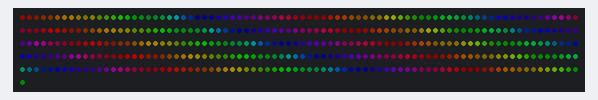
A sketch run on a simulated Arduino Uno, built with avr-gcc and run on an emulated ATmega328P. Parts: 401 RGB LEDs in strip order, left to right, continuing on the next row. Dim RGB values are drawn brighter than linear.

Above: at 0.68 s.
At 4.63 s:
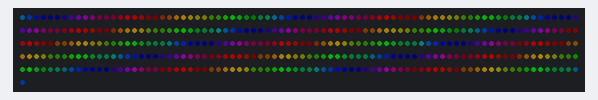
At 8.59 s:
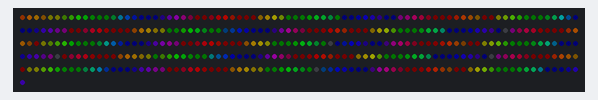
At 16.49 s:
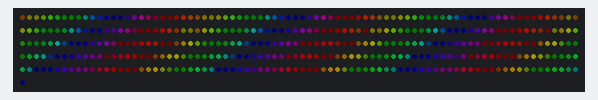
At 30.79 s:
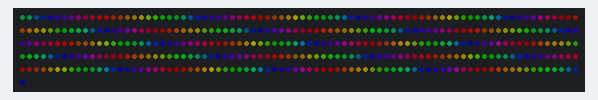
At 37.18 s:
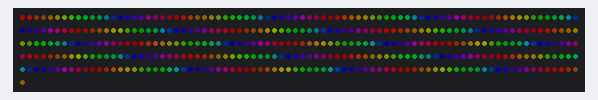

The sketch:

test-leds.ino
```cpp
#include <FastLED.h>

#define DATA_PIN 13
#define LED_TYPE NEOPIXEL
#define COLOR_ORDER GRB
#define NUM_LEDS 401
#define BRIGHTNESS 255

CRGB leds[NUM_LEDS];

void setup() {
  Serial.begin(115200);
  delay(500);

  FastLED.addLeds<LED_TYPE, DATA_PIN>(leds, NUM_LEDS);

  FastLED.setBrightness(BRIGHTNESS);
}

void loop() {
  FastLED.clear();

  // gradient();
  pride();

  FastLED.show();
}

void gradient() {
  for (int i = 0; i < NUM_LEDS; i++) {
    int hue = map(i, 0, NUM_LEDS, 255, 0);
    leds[i] = CHSV(hue, 255, BRIGHTNESS);
  }
}

void pride() {
  static uint16_t sPseudotime = 0;
  static uint16_t sLastMillis = 0;
  static uint16_t sHue16 = 0;

  uint8_t sat8 = beatsin88(87, 220, 250);
  uint8_t brightdepth = beatsin88(341, 96, 224);
  uint16_t brightnessthetainc16 = beatsin88(203, (25 * 256), (40 * 256));
  uint8_t msmultiplier = beatsin88(147, 23, 60);

  uint16_t hue16 = sHue16; // gHue * 256;
  uint16_t hueinc16 = beatsin88(113, 1, 3000);

  uint16_t ms = millis();
  uint16_t deltams = ms - sLastMillis;
  sLastMillis = ms;
  sPseudotime += deltams * msmultiplier;
  sHue16 += deltams * beatsin88(400, 5, 9);
  uint16_t brightnesstheta16 = sPseudotime;

  for (uint16_t i = 0; i < NUM_LEDS; i++) {
    hue16 += hueinc16;
    uint8_t hue8 = hue16 / 256;

    brightnesstheta16 += brightnessthetainc16;
    uint16_t b16 = sin16(brightnesstheta16) + 32768;

    uint16_t bri16 = (uint32_t)((uint32_t)b16 * (uint32_t)b16) / 65536;
    uint8_t bri8 = (uint32_t)(((uint32_t)bri16) * brightdepth) / 65536;
    bri8 += (255 - brightdepth);

    CRGB newcolor = CHSV(hue8, sat8, bri8);

    nblend(leds[i], newcolor, 64);
  }
}
```
